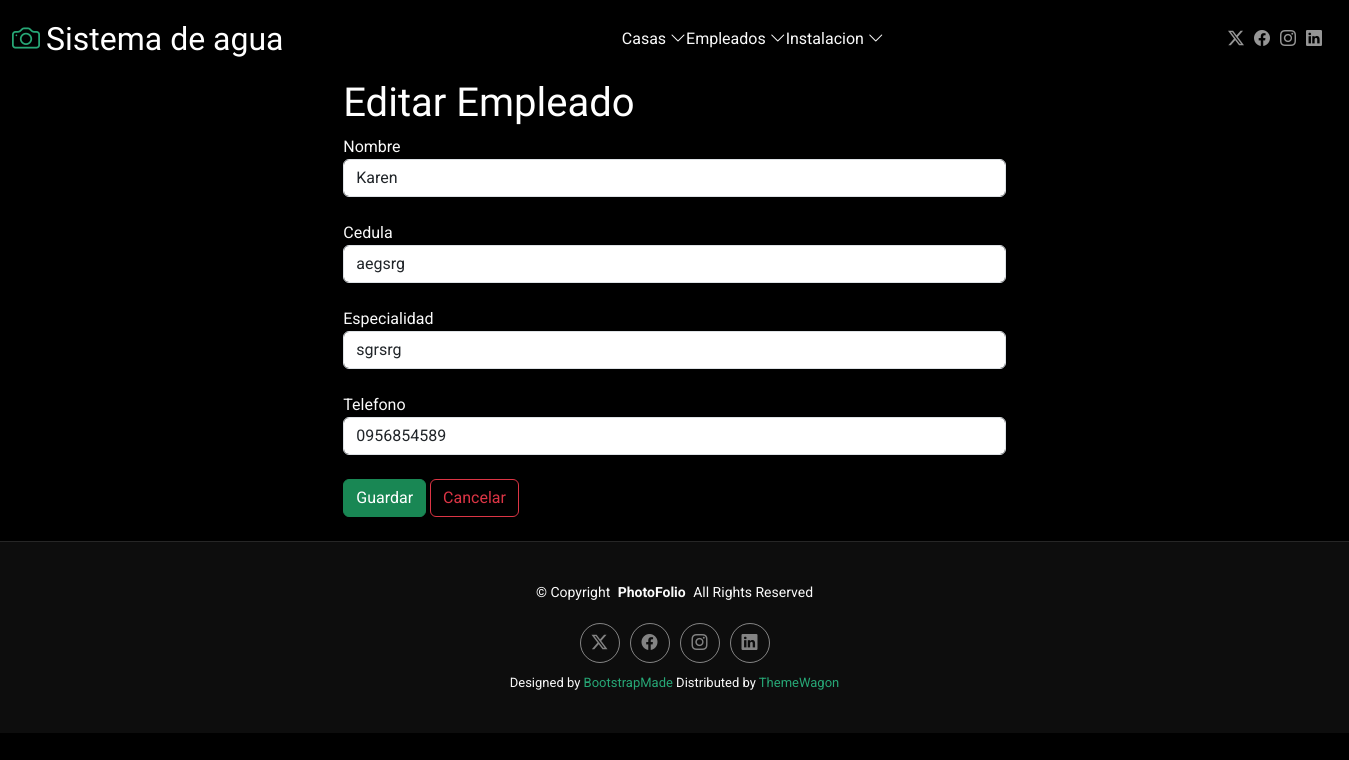
Screenshot of /editarEmpleado/1 with the database file from the repository.
### Aplicaciones/Empleado/models.py (models this page shows)
class Empleado(models.Model):
    id = models.AutoField(primary_key=True)
    nombre = models.CharField(max_length=100)
    cedula = models.CharField(max_length=20, unique=True)
    especialidad = models.CharField(max_length=100)
    telefono = models.CharField(max_length=20)

### Aplicaciones/Empleado/views.py (the view)
# urls.py: path('editarEmpleado/<id>',views.editarEmpleado),
def editarEmpleado(request,id):
    empleadoEditar=Empleado.objects.get(id=id)
    return render(request,"editarEmpleado.html",{'empleadoEditar':empleadoEditar})

### Aplicaciones/Empleado/templates/editarEmpleado.html (shortened to what this page needs)
{% extends 'plantilla.html' %}
{% load static %}
{% block body %}
<div class="row" >
    <div class="col-md-3" ></div>
    <div class="col-md-6 bg-black" >
        <h1 >Editar Empleado</h1>
        <form action="/procesarEdicionEmpleado" method="post">
            <label for="nombre">Nombre </label><br>
            <input class="form-control" type="text" name="nombre" id="nombre" value="{{empleadoEditar.nombre}}"><br>
            <label for="cedula" >Cedula</label><br>
            <input class="form-control" type="text" name="cedula" id="cedula" value="{{empleadoEditar.cedula}}"><br>
            <label for="especialidad" >Especialidad</label><br>
            <input class="form-control" type="text" name="especialidad" id="especialidad" value="{{empleadoEditar.especialidad}}"><br>
            <label for="telefono" >Telefono</label><br>
            <input class="form-control" type="text" name="telefono" id="telefono" value="{{empleadoEditar.telefono}}"><br>
            <button class="btn btn-success" type="submit">Guardar</button>
            <a class="btn btn-outline-danger" href="{% url 'inicioem' %}">Cancelar</a><br><br>
        </form>
    </div>
    <div class="col-md-3"></div>
</div>
{% endblock %}

### sistemagua/static/plantilla/Pho/assets/css/main.css (style rules this page uses)
:root { --default-font: "Roboto", system-ui, -apple-system, "Segoe UI", Roboto, "Helvetica Neue", Arial, "Noto Sans", "Liberation Sans", sans-serif, "Apple Color Emoji", "Segoe UI Emoji", "Segoe UI Symbol", "Noto Color Emoji"; --heading-font: "Cardo", sans-serif; --nav-font: "Inter", sans-serif; }
:root { --background-color: #000000; --default-color: #fafafa; --heading-color: #ffffff; --accent-color: #27a776; --surface-color: #1a1a1a; --contrast-color: #ffffff; }
:root { --nav-color: rgba(255, 255, 255, 0.5); --nav-hover-color: #ffffff; --nav-mobile-background-color: #1a1a1a; --nav-dropdown-background-color: #1a1a1a; --nav-dropdown-color: rgba(255, 255, 255, 0.5); --nav-dropdown-hover-color: #ffffff; }
:root { scroll-behavior: smooth; }
body { color: var(--default-color); background-color: var(--background-color); font-family: var(--default-font); }
a { color: var(--accent-color); text-decoration: none; transition: 0.3s; }
h1, h2, h3, h4, h5, h6 { color: var(--heading-color); font-family: var(--heading-font); }

### rows the page displays
Empleado: nombre "Karen", cedula "aegsrg", especialidad "sgrsrg", telefono "0956854589"
